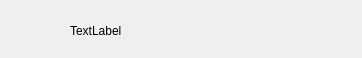
<?xml version="1.0" encoding="UTF-8"?>
<ui version="4.0">
 <class>chat_bubble</class>
 <widget class="QWidget" name="chat_bubble">
  <property name="geometry">
   <rect>
    <x>0</x>
    <y>0</y>
    <width>362</width>
    <height>58</height>
   </rect>
  </property>
  <property name="windowTitle">
   <string>Form</string>
  </property>
  <widget class="QLabel" name="Icon">
   <property name="geometry">
    <rect>
     <x>10</x>
     <y>5</y>
     <width>51</width>
     <height>51</height>
    </rect>
   </property>
   <property name="text">
    <string/>
   </property>
   <property name="pixmap">
    <pixmap resource="res.qrc">:/res/head.png</pixmap>
   </property>
  </widget>
  <widget class="QLabel" name="chatHistory">
   <property name="geometry">
    <rect>
     <x>70</x>
     <y>15</y>
     <width>281</width>
     <height>31</height>
    </rect>
   </property>
   <property name="maximumSize">
    <size>
     <width>281</width>
     <height>16777215</height>
    </size>
   </property>
   <property name="text">
    <string>TextLabel</string>
   </property>
  </widget>
 </widget>
 <resources>
  <include location="res.qrc"/>
 </resources>
 <connections/>
</ui>
